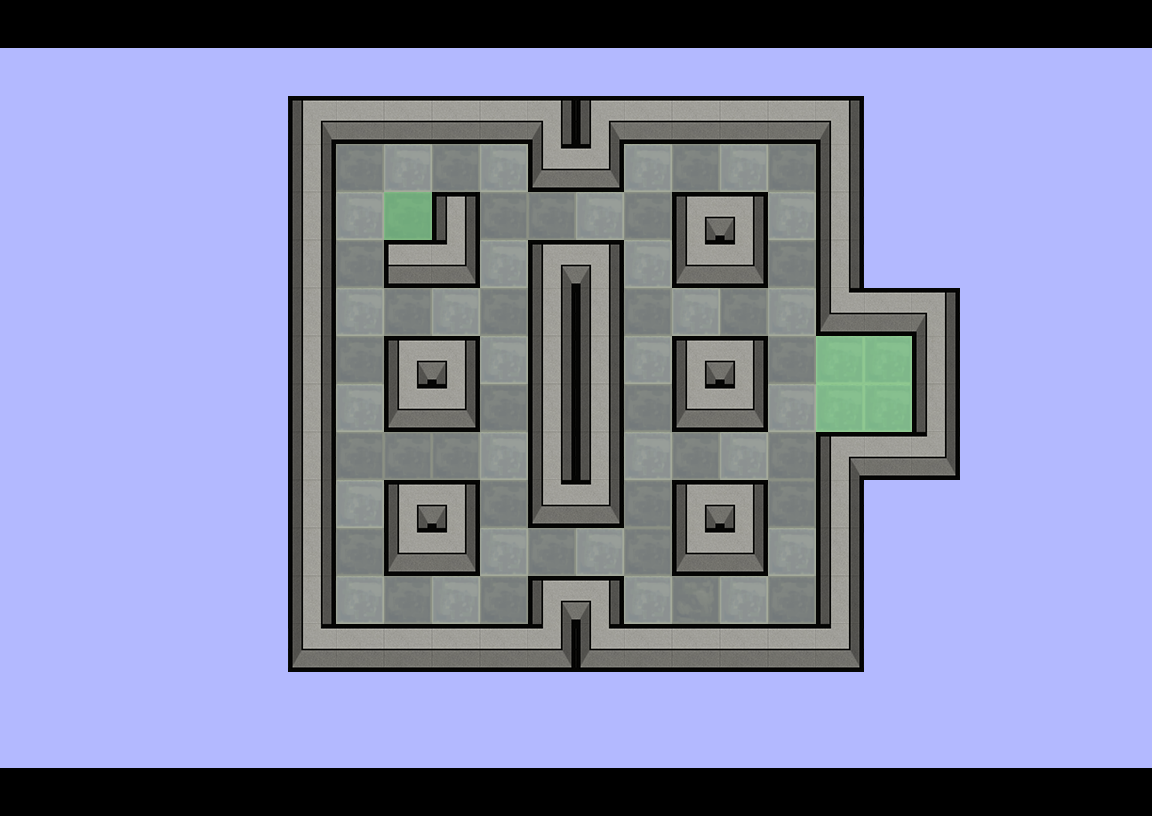

The image is a tile-based game level rendered from a .tmx file. Its description and complete source (layers, tilesets, objects, tile grids) follow:
An orthogonal 24x17 tile map with 48x48 px tiles, 5 tile layers (Tile Layer 1, Tile Layer 2, Tile Layer 3, Tile Layer 4, ...).

<map version="1.0" tiledversion="1.0.2" orientation="orthogonal" renderorder="right-down" width="24" height="17" tilewidth="48" tileheight="48" nextobjectid="1">
 <tileset firstgid="1" name="tiles" tilewidth="48" tileheight="48" tilecount="1024" columns="32">
  <image source="../tiles.png" width="1536" height="1536" />
 </tileset>
 <layer name="Tile Layer 1" width="24" height="17">
  <data encoding="csv">
0,0,0,0,0,0,0,0,0,0,0,0,0,0,0,0,0,0,0,0,0,0,0,0,
0,0,0,0,0,0,0,0,0,0,0,0,0,0,0,0,0,0,0,0,0,0,0,0,
0,0,0,0,0,0,0,0,0,0,0,0,0,0,0,0,0,0,0,0,0,0,0,0,
0,0,0,0,0,0,0,469,407,469,407,0,0,407,469,407,469,0,0,0,0,0,0,0,
0,0,0,0,0,0,0,407,469,0,469,469,407,469,0,0,407,0,0,0,0,0,0,0,
0,0,0,0,0,0,0,469,0,0,407,0,0,407,0,0,469,0,0,0,0,0,0,0,
0,0,0,0,0,0,0,407,469,407,469,0,0,469,407,469,407,0,0,0,0,0,0,0,
0,0,0,0,0,0,0,469,0,0,407,0,0,407,0,0,469,407,407,0,0,0,0,0,
0,0,0,0,0,0,0,407,0,0,469,0,0,469,0,0,407,407,407,0,0,0,0,0,
0,0,0,0,0,0,0,469,469,469,407,0,0,407,469,407,469,0,0,0,0,0,0,0,
0,0,0,0,0,0,0,407,0,0,469,0,0,469,0,0,469,0,0,0,0,0,0,0,
0,0,0,0,0,0,0,469,0,0,407,469,407,469,0,0,407,0,0,0,0,0,0,0,
0,0,0,0,0,0,0,407,469,407,469,0,0,407,502,407,469,0,0,0,0,0,0,0,
0,0,0,0,0,0,0,0,0,0,0,0,0,0,0,0,0,0,0,0,0,0,0,0,
0,0,0,0,0,0,0,0,0,0,0,0,0,0,0,0,0,0,0,0,0,0,0,0,
0,0,0,0,0,0,0,0,0,0,0,0,0,0,0,0,0,0,0,0,0,0,0,0,
0,0,0,0,0,0,0,0,0,0,0,0,0,0,0,0,0,0,0,0,0,0,0,0
</data>
 </layer>
 <layer name="Tile Layer 2" width="24" height="17">
  <data encoding="csv">
115,115,115,115,115,115,115,115,115,115,115,115,115,115,115,115,115,115,115,115,115,115,115,115,
116,116,116,116,116,116,116,116,116,116,116,116,116,116,116,116,116,116,116,116,116,116,116,116,
116,116,116,116,116,116,3,2,2,2,2,4,3,2,2,2,2,4,116,116,116,116,116,116,
116,116,116,116,116,116,1,0,0,0,0,35,36,0,0,0,0,1,116,116,116,116,116,116,
116,116,116,116,116,116,1,0,0,33,0,0,0,0,3,4,0,1,116,116,116,116,116,116,
116,116,116,116,116,116,1,0,34,36,0,3,4,0,35,36,0,1,116,116,116,116,116,116,
116,116,116,116,116,116,1,0,0,0,0,1,1,0,0,0,0,35,2,4,116,116,116,116,
116,116,116,116,116,116,1,0,3,4,0,1,1,0,3,4,0,0,0,1,116,116,116,116,
116,116,116,116,116,116,1,0,35,36,0,1,1,0,35,36,0,0,0,1,116,116,116,116,
116,116,116,116,116,116,1,0,0,0,0,1,1,0,0,0,0,3,2,36,116,116,116,116,
116,116,116,116,116,116,1,0,3,4,0,35,36,0,3,4,0,1,116,116,116,116,116,116,
116,116,116,116,116,116,1,0,35,36,0,0,0,0,35,36,0,1,116,116,116,116,116,116,
116,116,116,116,116,116,1,0,0,0,0,3,4,0,0,0,0,1,116,116,116,116,116,116,
116,116,116,116,116,116,35,2,2,2,2,36,35,2,2,2,2,36,116,116,116,116,116,116,
116,116,116,116,116,116,116,116,116,116,116,116,116,116,116,116,116,116,116,116,116,116,116,116,
116,116,116,116,116,116,116,116,116,116,116,116,116,116,116,116,116,116,116,116,116,116,116,116,
115,115,115,115,115,115,115,115,115,115,115,115,115,115,115,115,115,115,115,115,115,115,115,115
</data>
 </layer>
 <layer name="Tile Layer 3" width="24" height="17">
  <data encoding="csv">
0,0,0,0,0,0,0,0,0,0,0,0,0,0,0,0,0,0,0,0,0,0,0,0,
0,0,0,0,0,0,0,0,0,0,0,0,0,0,0,0,0,0,0,0,0,0,0,0,
0,0,0,0,0,0,0,0,0,0,0,0,0,0,0,0,0,0,0,0,0,0,0,0,
0,0,0,0,0,0,0,0,0,0,0,0,0,0,0,0,0,0,0,0,0,0,0,0,
0,0,0,0,0,0,0,0,114,0,0,0,0,0,0,0,0,0,0,0,0,0,0,0,
0,0,0,0,0,0,0,0,0,0,0,0,0,0,0,0,0,0,0,0,0,0,0,0,
0,0,0,0,0,0,0,0,0,0,0,0,0,0,0,0,0,0,0,0,0,0,0,0,
0,0,0,0,0,0,0,0,0,0,0,0,0,0,0,0,0,0,0,0,0,0,0,0,
0,0,0,0,0,0,0,0,0,0,0,0,0,0,0,0,0,0,0,0,0,0,0,0,
0,0,0,0,0,0,0,0,0,0,0,0,0,0,0,0,0,0,0,0,0,0,0,0,
0,0,0,0,0,0,0,0,0,0,0,0,0,0,0,0,0,0,0,0,0,0,0,0,
0,0,0,0,0,0,0,0,0,0,0,0,0,0,0,0,0,0,0,0,0,0,0,0,
0,0,0,0,0,0,0,0,0,0,0,0,0,0,0,0,0,0,0,0,0,0,0,0,
0,0,0,0,0,0,0,0,0,0,0,0,0,0,0,0,0,0,0,0,0,0,0,0,
0,0,0,0,0,0,0,0,0,0,0,0,0,0,0,0,0,0,0,0,0,0,0,0,
0,0,0,0,0,0,0,0,0,0,0,0,0,0,0,0,0,0,0,0,0,0,0,0,
0,0,0,0,0,0,0,0,0,0,0,0,0,0,0,0,0,0,0,0,0,0,0,0
</data>
 </layer>
 <layer name="Tile Layer 4" width="24" height="17">
  <data encoding="csv">
0,0,0,0,0,0,0,0,0,0,0,0,0,0,0,0,0,0,0,0,0,0,0,0,
0,0,0,0,0,0,0,0,0,0,0,0,0,0,0,0,0,0,0,0,0,0,0,0,
0,0,0,0,0,0,0,0,0,0,0,0,0,0,0,0,0,0,0,0,0,0,0,0,
0,0,0,0,0,0,0,0,0,0,0,0,0,0,0,0,0,0,0,0,0,0,0,0,
0,0,0,0,0,0,0,0,0,0,0,0,0,0,0,0,0,0,0,0,0,0,0,0,
0,0,0,0,0,0,0,0,0,0,0,0,0,0,0,0,0,0,0,0,0,0,0,0,
0,0,0,0,0,0,0,0,0,0,0,0,0,0,0,0,0,0,0,0,0,0,0,0,
0,0,0,0,0,0,0,0,0,0,0,0,0,0,0,0,0,114,114,0,0,0,0,0,
0,0,0,0,0,0,0,0,0,0,0,0,0,0,0,0,0,114,114,0,0,0,0,0,
0,0,0,0,0,0,0,0,0,0,0,0,0,0,0,0,0,0,0,0,0,0,0,0,
0,0,0,0,0,0,0,0,0,0,0,0,0,0,0,0,0,0,0,0,0,0,0,0,
0,0,0,0,0,0,0,0,0,0,0,0,0,0,0,0,0,0,0,0,0,0,0,0,
0,0,0,0,0,0,0,0,0,0,0,0,0,0,0,0,0,0,0,0,0,0,0,0,
0,0,0,0,0,0,0,0,0,0,0,0,0,0,0,0,0,0,0,0,0,0,0,0,
0,0,0,0,0,0,0,0,0,0,0,0,0,0,0,0,0,0,0,0,0,0,0,0,
0,0,0,0,0,0,0,0,0,0,0,0,0,0,0,0,0,0,0,0,0,0,0,0,
0,0,0,0,0,0,0,0,0,0,0,0,0,0,0,0,0,0,0,0,0,0,0,0
</data>
 </layer>
 <layer name="Tile Layer 6" width="24" height="17">
  <data encoding="csv">
0,0,0,0,0,0,0,0,0,0,0,0,0,0,0,0,0,0,0,0,0,0,0,0,
0,0,0,0,0,0,0,0,0,0,0,0,0,0,0,0,0,0,0,0,0,0,0,0,
0,0,0,0,0,0,0,0,0,0,0,0,0,0,0,0,0,0,0,0,0,0,0,0,
0,0,0,0,0,0,0,0,0,0,0,0,0,0,0,0,0,0,0,0,0,0,0,0,
0,0,0,0,0,0,0,0,0,0,0,0,0,0,0,0,0,0,0,0,0,0,0,0,
0,0,0,0,0,0,0,0,0,0,0,0,0,0,0,0,0,0,0,0,0,0,0,0,
0,0,0,0,0,0,0,0,0,0,0,0,0,0,0,0,0,0,0,0,0,0,0,0,
0,0,0,0,0,0,0,0,0,0,0,0,0,0,0,0,0,0,0,0,0,0,0,0,
0,0,0,0,0,0,0,0,0,0,0,0,0,0,0,0,0,0,0,0,0,0,0,0,
0,0,0,0,0,0,0,0,0,0,0,0,0,0,0,0,0,0,0,0,0,0,0,0,
0,0,0,0,0,0,0,0,0,0,0,0,0,0,0,0,0,0,0,0,0,0,0,0,
0,0,0,0,0,0,0,0,0,0,0,0,0,0,0,0,0,0,0,0,0,0,0,0,
0,0,0,0,0,0,0,0,0,0,0,0,0,0,0,0,0,0,0,0,0,0,0,0,
0,0,0,0,0,0,0,0,0,0,0,0,0,0,0,0,0,0,0,0,0,0,0,0,
0,0,0,0,0,0,0,0,0,0,0,0,0,0,0,0,0,0,0,0,0,0,0,0,
0,0,0,0,0,0,0,0,0,0,0,0,0,0,0,0,0,0,0,0,0,0,0,0,
0,0,0,0,0,0,0,0,0,0,0,0,0,0,0,0,0,0,0,0,0,0,0,0
</data>
 </layer>
</map>
